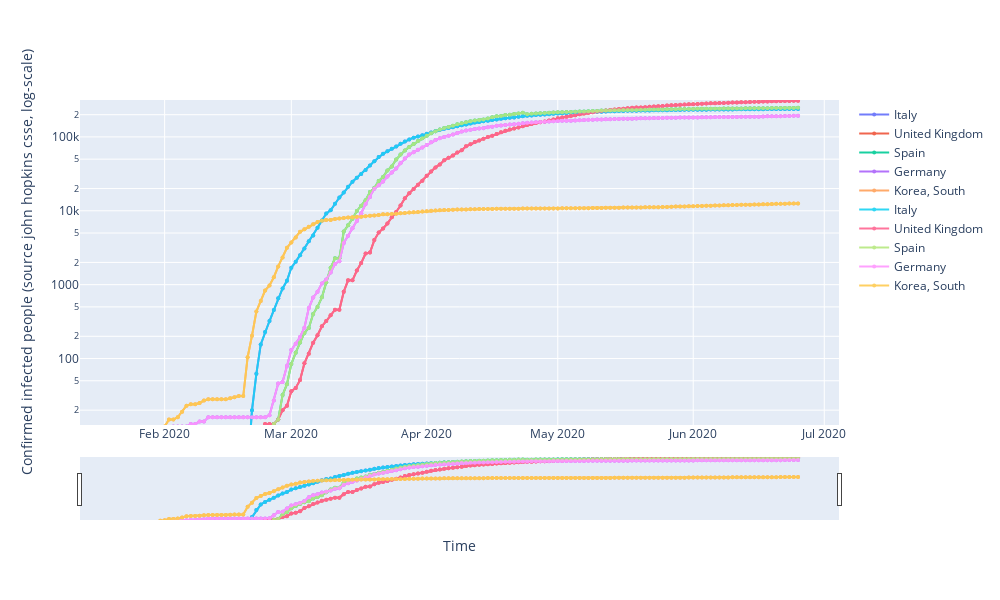

This figure's notebook cell:
### Code cell
## defines how to plot the individual trace
for each in country_list:
    fig.add_trace(go.Scatter(x=df_plot.date,
                        y=df_plot[each],
                        mode='markers+lines',
                        opacity=0.9,
                        line_width=2,
                        marker_size=4,
                        name=each
                        )
             )
## defines the overall layout properties
fig.update_layout(
        width=1000,
        height=600,
        xaxis_title="Time",
        yaxis_title="Confirmed infected people (source john hopkins csse, log-scale)",
)
fig.update_yaxes(type="log", range=[1.1,5.5])

fig.update_layout(xaxis_rangeslider_visible=True)

### Figure 1 — Plotly figure (JSON) as saved in the notebook; plotly's stock layout.template omitted (floating-point values rounded to 4 significant figures; data arrays with more than 128 entries replaced by an {"elided": "..."} marker saying what was removed)
{"data": [{"line": {"width": 2}, "marker": {"size": 4}, "mode": "markers+lines", "name": "Italy", "opacity": 0.9, "type": "scatter", "x": {"elided": "156 str values"}, "y": {"elided": "156 int values"}}, {"line": {"width": 2}, "marker": {"size": 4}, "mode": "markers+lines", "name": "United Kingdom", "opacity": 0.9, "type": "scatter", "x": {"elided": "156 str values"}, "y": {"elided": "156 int values"}}, {"line": {"width": 2}, "marker": {"size": 4}, "mode": "markers+lines", "name": "Spain", "opacity": 0.9, "type": "scatter", "x": {"elided": "156 str values"}, "y": {"elided": "156 int values"}}, {"line": {"width": 2}, "marker": {"size": 4}, "mode": "markers+lines", "name": "Germany", "opacity": 0.9, "type": "scatter", "x": {"elided": "156 str values"}, "y": {"elided": "156 int values"}}, {"line": {"width": 2}, "marker": {"size": 4}, "mode": "markers+lines", "name": "Korea, South", "opacity": 0.9, "type": "scatter", "x": {"elided": "156 str values"}, "y": {"elided": "156 int values"}}, {"line": {"width": 2}, "marker": {"size": 4}, "mode": "markers+lines", "name": "Italy", "opacity": 0.9, "type": "scatter", "x": {"elided": "156 str values"}, "y": {"elided": "156 int values"}}, {"line": {"width": 2}, "marker": {"size": 4}, "mode": "markers+lines", "name": "United Kingdom", "opacity": 0.9, "type": "scatter", "x": {"elided": "156 str values"}, "y": {"elided": "156 int values"}}, {"line": {"width": 2}, "marker": {"size": 4}, "mode": "markers+lines", "name": "Spain", "opacity": 0.9, "type": "scatter", "x": {"elided": "156 str values"}, "y": {"elided": "156 int values"}}, {"line": {"width": 2}, "marker": {"size": 4}, "mode": "markers+lines", "name": "Germany", "opacity": 0.9, "type": "scatter", "x": {"elided": "156 str values"}, "y": {"elided": "156 int values"}}, {"line": {"width": 2}, "marker": {"size": 4}, "mode": "markers+lines", "name": "Korea, South", "opacity": 0.9, "type": "scatter", "x": {"elided": "156 str values"}, "y": {"elided": "156 int values"}}], "layout": {"height": 600, "width": 1000, "xaxis": {"rangeslider": {"visible": true}, "title": {"text": "Time"}}, "yaxis": {"range": [1.1, 5.5], "title": {"text": "Confirmed infected people (source john hopkins csse, log-scale)"}, "type": "log"}}}
